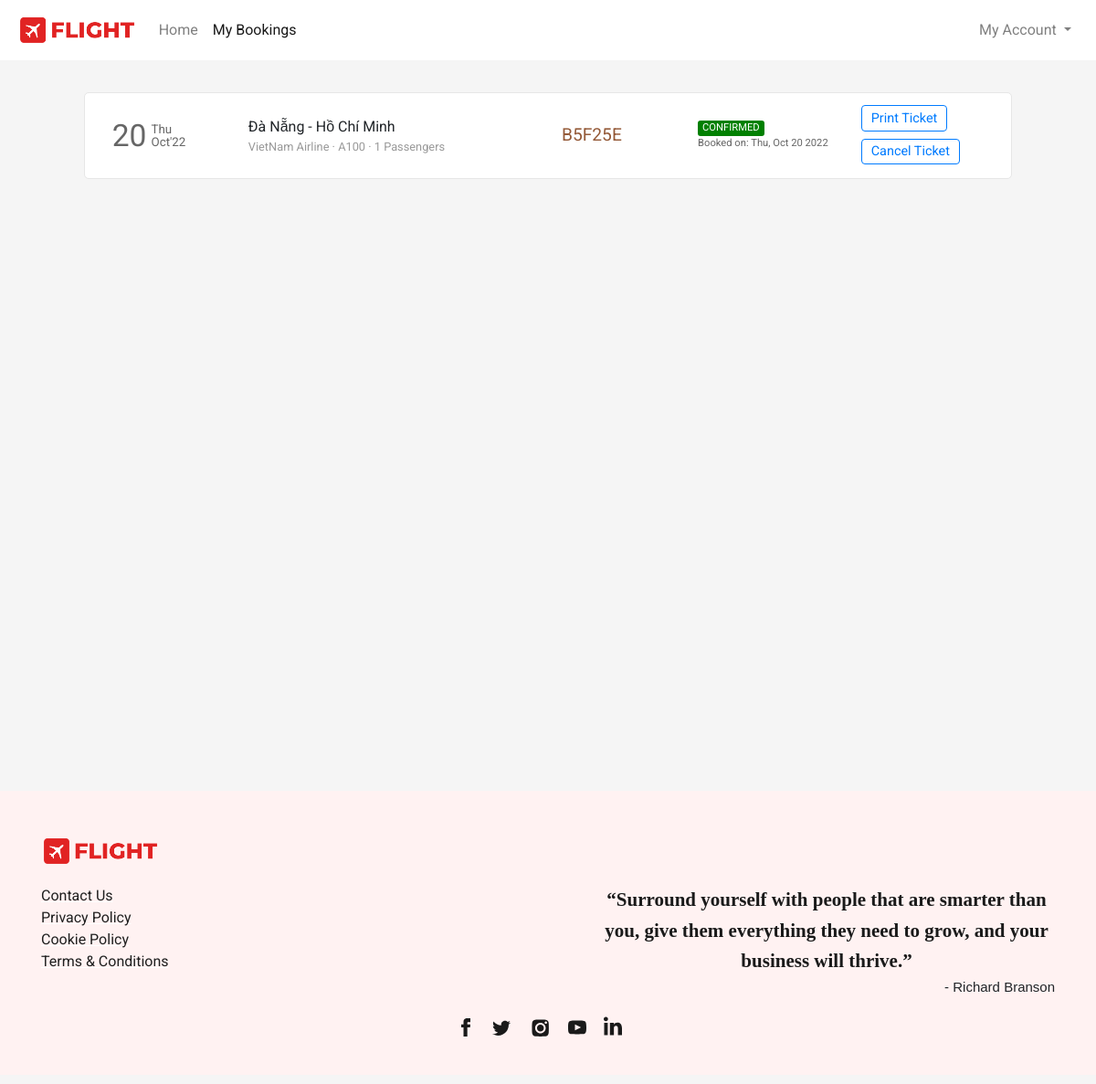
The app's page /flight/bookings (signed in) with its own data.
### flight/models.py (models this page shows, shortened)
class Ticket(models.Model):
    user = models.ForeignKey(User,on_delete=models.CASCADE,related_name="bookings", blank=True, null=True)
    ref_no = models.CharField(max_length=6, unique=True)
    passengers = models.ManyToManyField(Passenger, related_name="flight_tickets")
    flight = models.ForeignKey(Flight, on_delete=models.CASCADE, related_name="tickets", blank=True, null=True)
    flight_ddate = models.DateField(blank=True, null=True)
    flight_adate = models.DateField(blank=True, null=True)
    flight_fare = models.FloatField(blank=True,null=True)
    other_charges = models.FloatField(blank=True,null=True)
    coupon_used = models.CharField(max_length=15,blank=True)
    coupon_discount = models.FloatField(default=0.0)
    total_fare = models.FloatField(blank=True, null=True)
    seat_class = models.CharField(max_length=20, choices=SEAT_CLASS)
    booking_date = models.DateTimeField(default=datetime.now)
    mobile = models.CharField(max_length=20,blank=True)
    email = models.EmailField(max_length=45, blank=True)
    status = models.CharField(max_length=45, choices=TICKET_STATUS)

class Flight(models.Model):
    origin = models.ForeignKey(Place, on_delete=models.CASCADE, related_name="departures")
    destination = models.ForeignKey(Place, on_delete=models.CASCADE, related_name="arrivals")
    depart_time = models.TimeField(auto_now=False, auto_now_add=False)
    depart_day = models.ManyToManyField(Week, related_name="flights_of_the_day")
    duration = models.DurationField(null=True)
    arrival_time = models.TimeField(auto_now=False, auto_now_add=False)
    plane = models.CharField(max_length=24)
    airline = models.CharField(max_length=64)
    economy_fare = models.FloatField(null=True)
    business_fare = models.FloatField(null=True)
    first_fare = models.FloatField(null=True)

class Place(models.Model):
    city = models.CharField(max_length=64)
    airport = models.CharField(max_length=64)
    code = models.CharField(max_length=3)
    country = models.CharField(max_length=64)

### flight/views.py (the view)
# urls.py: path('flight/bookings', views.bookings, name="bookings"),
def bookings(request):
    if request.user.is_authenticated:
        tickets = Ticket.objects.filter(user=request.user).order_by('-booking_date')
        return render(request, 'flight/bookings.html', {
            'page': 'bookings',
            'tickets': tickets
        })
    else:
        return HttpResponseRedirect(reverse('login'))

### flight/templates/flight/bookings.html (shortened to what this page needs)
{% extends 'flight/layout.html' %}
{% load static %}
{% block head %}
    <link rel="stylesheet" href="{% static 'css/bookings_style.css' %}">
{% endblock head %}
{% block body %}
    <section class="section section1">
        <div class="container">
            {% for ticket in tickets %}
                <div class="row each-booking-div" id="{{ticket.ref_no}}">
                    <div class="col-2" style="display: flex;">
                        <div style="display: flex; color: #666666; margin-top: auto;">
                            <div>
                                <span style="font-size: 2.1em;">{{ticket.flight_ddate | date:"d"}}</span>
                            </div>
                            <div style="font-size: smaller; display: flex; margin: auto 0; padding-left: 5px; line-height: 1em;">
                                <div style="margin: auto;">
                                    <div style="margin-bottom: 1px;">{{ticket.flight_ddate | date:"D"}}</div>
                                    <div style="margin-top: 1px;">{{ticket.flight_ddate | date:"M'y"}}</div>
                                </div>
                            </div>
                        </div>
                    </div>
                    <div class="col-4 middle-div">
                        <div style="width:100%">
                            <div class="row places-div" style=" display: flex;">
                                <div style="max-width: 45%;">{{ticket.flight.origin.city}}</div>
                                <div>&nbsp;-&nbsp;</div>
                                <div style="max-width: 45%;">{{ticket.flight.destination.city}}</div>
                            </div>
                            <div class="row places-div" style="font-size: .8em; color: #999999; ">
                                <div style="max-width: 100%;">{{ticket.flight.airline}} &middot; {{ticket.flight.plane}} &middot; {{ticket.passengers.count}} Passengers</div>
                            </div>
                        </div>
                    </div>
                    <div class="col-2 middle-div">
                        <div style="font-size: 1.2em; color: #945937;">{{ticket.ref_no}}</div>
                    </div>
                    <div class="col-2 middle-div">
                        <div>
                            <div class="row status-div">
                                {% if ticket.status == 'CONFIRMED' %}
                                    <div class="green">{{ticket.status}}</div>
                                {% endif %}
                            </div>
                            <div class="row booking-date-div" style="font-size: .7em; color: #666;">
                                {% if ticket.status == 'CONFIRMED' %}
                                    Booked on: {{ticket.booking_date | date:"D, M d Y"}}
                                {% endif %}
                            </div>
                        </div>
                    </div>
                    <div class="col-2 last-div">
                        <div>
                            <div class="ticket-action-div">
                                {% if ticket.status == 'CONFIRMED' %}
                                    <form action="" method="get" target="_blank">
                                        <button type="submit" class="btn btn-outline-primary btnp">Print Ticket</button>
                                    </form>
                                    <button class="btn btn-outline-primary btnp"  data-ref="{{ticket.ref_no}}" onclick="popup(this)">Cancel Ticket</button>
                                {% endif %}
                            </div>
                        </div>
                    </div>
                </div>
            {% endfor %}
        </div>
    </section>
{% endblock %}

### flight/static/css/layout_style.css (style rules this page uses)
body { margin: 0px; padding: 0px; font-family: "Rubik", sans-serif; font-weight: normal; font-style: normal; min-width: 250px; }
.section { background-size: cover; background-position: center; background-repeat: no-repeat; padding: 30px 50px; min-height: 100vh; }

### flight/static/css/bookings_style.css (style rules this page uses)
* { font-family: 'Roboto', sans-serif; }
body { background-color: #f5f5f5; word-wrap: break-word; }
.container { cursor: pointer; }
.each-booking-div { width: 95%; margin: 5px auto 8px auto; transition-duration: .4s; padding: 10px 15px; background-color: #fff; border: 1px solid #e6e6e6; border-radius: 5px; }
.btnp { padding: .15rem .6rem; font-size: .9em; margin-top: 3px; margin-bottom: 5px; }
.each-booking-div > div { display: flex; overflow: auto; }
.each-booking-div > div > div { margin-top: auto; margin-bottom: auto; }
.green, .red, .orange { border-radius: 3px; color: white; padding-left: 5px; padding-right: 5px; font-size: .7em; }
.green { background-color: green; }

### records on screen
Ticket: flight_ddate "20", flight_ddate "Thu", flight_ddate "Oct'22", flight.origin.city "Đà Nẵng", flight.destination.city "Hồ Chí Minh", flight.airline "VietNam Airline", flight.plane "A100", passengers.count "1", ref_no "B5F25E", status "CONFIRMED", booking_date "Thu, Oct 20 2022"
